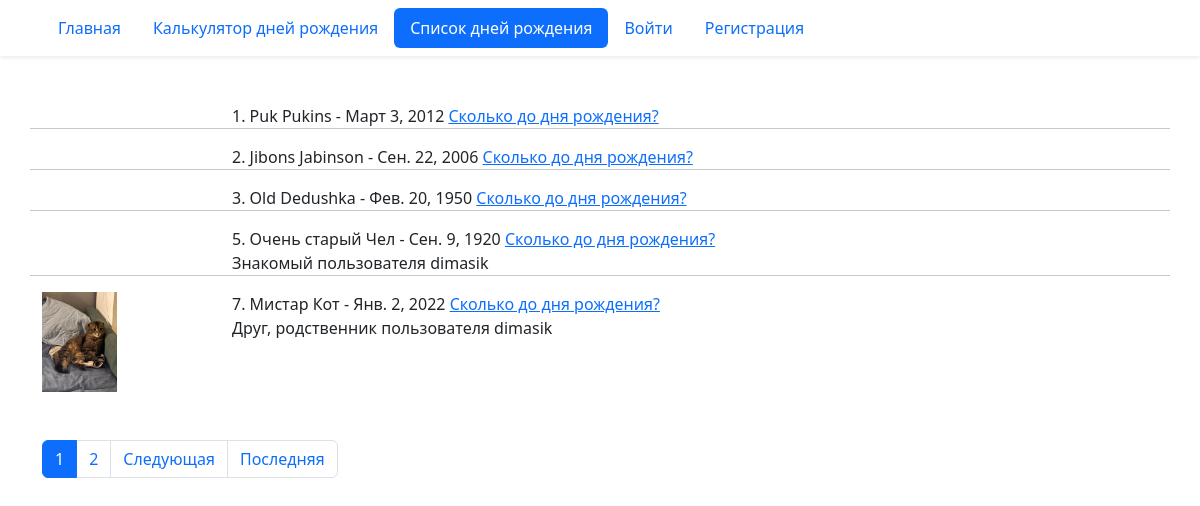
The app's page /birthday/list/ with its own data.
### birthday/models.py (models this page shows, shortened)
class Birthday(models.Model):
    first_name = models.CharField('Имя', max_length=30)
    last_name = models.CharField(
        'Фамилия', blank=True, help_text='Необязательное поле', max_length=30
    )
    birthday = models.DateField('Дата рождения', validators=(real_age,))
    image = models.ImageField('Фото', upload_to='birthdays_images', blank=True)
    author = models.ForeignKey(
        User, verbose_name='Автор записи', on_delete=models.CASCADE, null=True
    )
    tags = models.ManyToManyField(
        Tag,
        verbose_name='Теги',
        blank=True,
        help_text='Удерживайте Ctrl для выбора нескольких вариантов'
    )
    class Meta:
        constraints = (
            models.UniqueConstraint(
                fields=('first_name', 'last_name', 'birthday'),
                name='Unique person constraint',
            ),
        )

class Tag(models.Model):
    tag = models.CharField('Тег', max_length=20)

### birthday/views.py (the view)
# urls.py: path('list/', views.BirthdayListView.as_view(), name='list'),
class BirthdayListView(ListView):
    model = Birthday
    ordering = 'id'
    paginate_by = 5

### templates/birthday/birthday_list.html (shortened to what this page needs)
{% extends "base.html" %}
{% block content %}
  {% for birthday in object_list %}
    <div class="row">
      <div class="col-2">
        {% if birthday.image %}
          <img src="{{ birthday.image.url }}" height="100">
        {% endif %}
      </div>
      <div class="col-10">
        <div>
          {{ birthday.id }}. {{ birthday.first_name }} {{ birthday.last_name }} - {{ birthday.birthday }}
          <a href="{% url 'birthday:detail' birthday.id %}">Сколько до дня рождения?</a>
        </div>
        <div>
        </div>
      </div>
      {% if not forloop.last %}
        <hr>
      {% endif %}
    </div>
  {% endfor %}
  {% include "includes/paginator.html" %}
{% endblock %}

### records on screen
Birthday: id "1", first_name "Puk", last_name "Pukins", birthday "Март 3, 2012"
Birthday: id "2", first_name "Jibons", last_name "Jabinson", birthday "Сен. 22, 2006"
Birthday: id "3", first_name "Old", last_name "Dedushka", birthday "Фев. 20, 1950"
Birthday: id "5", first_name "Очень старый", last_name "Чел", birthday "Сен. 9, 1920", id+author "Знакомый пользователя dimasik"
Birthday: image (picture), id "7", first_name "Мистар", last_name "Кот", birthday "Янв. 2, 2022", id+author "Друг , родственник пользователя dimasik"

### other values on screen
{{ i }} "1"
{{ i }} "2"
